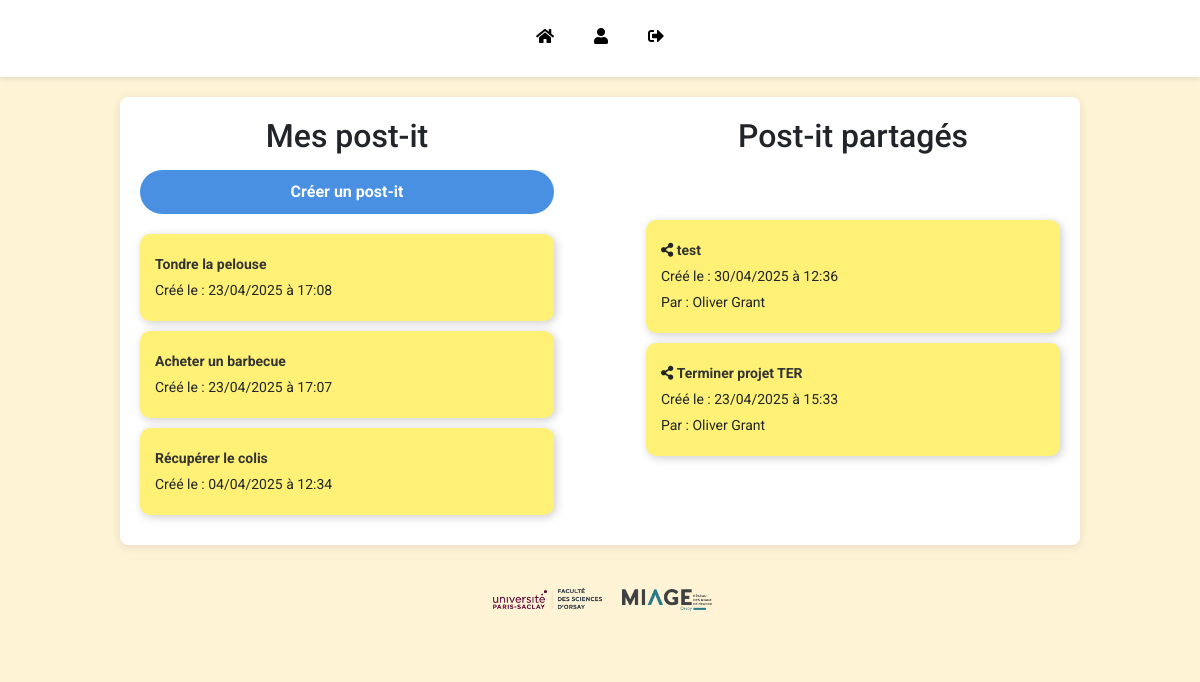
Screenshot of /index.php (signed in) with the database file from the repository.
### tables this page shows
CREATE TABLE IF NOT EXISTS `post_it` (
  `id_post_it` int(11) NOT NULL AUTO_INCREMENT,
  `id_proprietaire` int(11) NOT NULL,
  `titre` varchar(150) NOT NULL,
  `contenu` varchar(250) NOT NULL,
  `date_creation` datetime NOT NULL,
  `date_modification` datetime DEFAULT NULL,
  `couleur` enum('orange','rouge','vert','bleu','jaune','rose') DEFAULT 'jaune',
  PRIMARY KEY (`id_post_it`),
  KEY `fk_post_it_utilisateur` (`id_proprietaire`)
);

CREATE TABLE IF NOT EXISTS `utilisateur` (
  `id_utilisateur` int(11) NOT NULL AUTO_INCREMENT,
  `email` varchar(255) NOT NULL,
  `password` varchar(255) NOT NULL,
  `nom` varchar(255) NOT NULL,
  `prenom` varchar(255) NOT NULL,
  `pseudo` varchar(255) DEFAULT NULL,
  `date_naiss` date DEFAULT NULL,
  PRIMARY KEY (`id_utilisateur`),
  UNIQUE KEY `email` (`email`)
);

### functions.php (called while the page is built, shortened)
<?php
function ConnexionDB(){
    $bdd = new PDO('mysql:host=127.0.0.1;dbname=app_post_it;charset=utf8', 'root', '');
    return $bdd;
}
function SelectPostitPersonnel($idUtilisateur){
    $bdd = ConnexionDB();
    $infoPostitPerso = $bdd->prepare("SELECT id_post_it,titre,date_creation,date_modification,couleur FROM post_it where id_proprietaire = ? ORDER BY date_creation desc");
    $infoPostitPerso->execute(array($idUtilisateur));
    return $infoPostitPerso->fetchAll(PDO::FETCH_ASSOC);
}
function SelectPostitPartage($idUtilisateur){
    $bdd = ConnexionDB();
    $infoPostitPartage = $bdd->prepare("SELECT post_it.id_post_it,titre,date_creation,date_modification,nom, prenom, couleur FROM post_it join post_it_partage on post_it.id_post_it = post_it_partage.id_post_it join utilisateur on post_it.id_proprietaire = utilisateur.id_utilisateur where id_user_partage = ? ORDER BY date_creation desc");
    $infoPostitPartage->execute(array($idUtilisateur));
    return $infoPostitPartage->fetchAll(PDO::FETCH_ASSOC);
}
?>

### index.php (the view, shortened to what this page needs)
<?php
require_once("functions.php");
if (!isset($_SESSION['idUser'])) {
    header("Location: connexion/connexion.php");
    exit();
} else {
    $idUtilisateur = $_SESSION['idUser'];
    $infoPostitPerso = SelectPostitPersonnel($idUtilisateur);
    $infoPostitPartage = SelectPostitPartage($idUtilisateur);
}
$couleursHex = [
    'jaune' => '#FFF176',
    'orange' => '#FFB74D',
    'rouge'  => '#EF5350',
    'vert'   => '#81C784',
    'bleu'   => '#64B5F6',
    'rose'   => '#F48FB1',
];
?>
<!DOCTYPE html>
<html lang="fr">
<head>
    <link href="https://cdn.jsdelivr.net/npm/bootstrap@5.1.3/dist/css/bootstrap.min.css" rel="stylesheet">
    <link rel="stylesheet" href="https://cdnjs.cloudflare.com/ajax/libs/font-awesome/5.15.4/css/all.min.css">
    <link rel="stylesheet" href="styles.css">
</head>
<body>
    <div class="navbar">
        <a href="index.php" title="Accueil"><i class="fas fa-home"></i></a>
        <a href="index.php?account=true" title="Mon compte"><i class="fas fa-user"></i></a>
        <a href="connexion/deconnexion.php" title="Déconnexion"><i class="fas fa-sign-out-alt"></i></a>
    </div>
    <?php if (!isset($_GET['account'])){ ?>
    <div class="content">
        <div class="postit-container">
            <h2>Mes post-it</h2>
            <a href="creation_edition/create_postit.php" class="btn-create">Créer un post-it</a>
            <?php foreach ($infoPostitPerso as $postit) {
                $couleur = $postit['couleur'];
                if (isset($couleursHex[$couleur])) {
                    $backgroundColor = $couleursHex[$couleur];
                } else {
                    $backgroundColor = '#FFF176';
                }
            ?>
                <div class="postit-list" style="background-color: <?= $backgroundColor ?>;">
                    <p><a href="visualisation_postit/visualisation_postit.php?id=<?= $postit['id_post_it'] ?>">
                        <?= htmlspecialchars($postit['titre']) ?></a>
                    </p>
                    <p>Créé le : <?= date('d/m/Y à H:i' , strtotime($postit['date_creation'])) ?></p>
                </div>
            <?php } ?>
        </div>
        <div class="postit-container">
            <h2 style="margin-bottom: 65px;">Post-it partagés</h2>
            <?php foreach ($infoPostitPartage as $postit) {
                $couleur = $postit['couleur'];
                if (isset($couleursHex[$couleur])) {
                    $backgroundColor = $couleursHex[$couleur];
                } else {
                    $backgroundColor = '#FFF176';
                }
            ?>
                <div class="postit-list" style="background-color: <?= $backgroundColor ?>;">
                    <p>
                        <i class="fas fa-share-alt" title="Post-it partagé"></i>
                        <a href="visualisation_postit/visualisation_postit.php?id=<?= $postit['id_post_it'] ?>">
                        <?= htmlspecialchars($postit['titre']) ?></a>
                    </p>
                    <p>Créé le : <?= date('d/m/Y à H:i', strtotime($postit['date_creation'])) ?></p>
                    <p>Par : <?= $postit['prenom'] ?> <?= $postit['nom'] ?></p>
                </div>
            <?php } ?>
        </div>
    </div>
    <?php } ?>
     <center>
        <img style="width: 130px;padding-bottom: 40px;padding-top: 40px;" src="img/logo_upsaclay.png" alt="Logo">
        <img style="width: 90px;" src="img/logo_miage.png" alt="Logo">
    </center>
</body>
</html>

### styles.css (style rules this page uses)
* { margin: 0; padding: 0; box-sizing: border-box; font-family: 'Roboto', sans-serif; }
body { display: flex; flex-direction: column; align-items: center; height: 100vh; background-color: #FFF3D6; }
.navbar { display: flex; justify-content: center; flex-wrap: wrap; width: 100%; background: white; padding: 10px 0; margin-bottom: 20px; box-shadow: 0 2px 5px rgba(0, 0, 0, 0.1); }
.navbar a { text-decoration: none; color: black; padding: 10px 15px; margin: 5px; font-size: 16px; font-weight: bold; border-bottom: 3px solid transparent; transition: border-color 0.2s; }
.content { display: flex; justify-content: space-between; width: 80%; padding: 20px; background: white; box-shadow: 0 2px 10px rgba(0, 0, 0, 0.1); border-radius: 8px; }
.postit-container { width: 45%; display: flex; flex-direction: column; }
.postit-list { padding: 15px; margin-bottom: 10px; border-radius: 10px; box-shadow: 2px 2px 10px rgba(0, 0, 0, 0.2); }
.postit-list a { text-decoration: none; font-weight: bold; color: #333; }
.postit-list p { margin: 5px 0; font-size: 14px; }
.btn-create { background-color: #4A90E2; color: white; border: none; padding: 10px 25px; margin-bottom: 20px; border-radius: 25px; font-weight: bold; text-decoration: none; transition: background-color 0.3s ease; display: inline-block; text-align: center; width: 100%; }
h2 { text-align: center; margin-bottom: 15px; }

### rows the page displays
post_it: titre "Tondre la pelouse", date_creation "23/04/2025 à 17:08"
post_it: titre "Acheter un barbecue", date_creation "23/04/2025 à 17:07"
post_it: titre "Récupérer le colis", date_creation "04/04/2025 à 12:34"
post_it: titre "test", date_creation "30/04/2025 à 12:36", utilisateur.prenom "Oliver", utilisateur.nom "Grant"
post_it: titre "Terminer projet TER", date_creation "23/04/2025 à 15:33", utilisateur.prenom "Oliver", utilisateur.nom "Grant"
